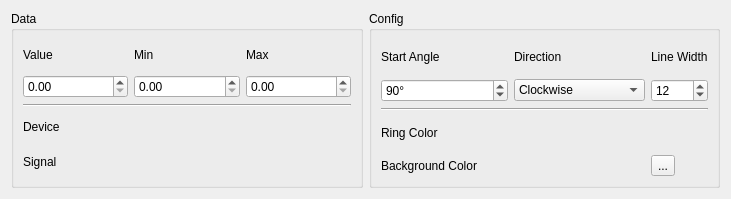
<?xml version="1.0" encoding="UTF-8"?>
<ui version="4.0">
 <class>Form</class>
 <widget class="QWidget" name="Form">
  <property name="geometry">
   <rect>
    <x>0</x>
    <y>0</y>
    <width>731</width>
    <height>199</height>
   </rect>
  </property>
  <property name="windowTitle">
   <string>Form</string>
  </property>
  <layout class="QGridLayout" name="gridLayout">
   <item row="0" column="0">
    <widget class="QGroupBox" name="data_group_box">
     <property name="title">
      <string>Data</string>
     </property>
     <layout class="QGridLayout" name="gridLayout_2">
      <item row="1" column="0">
       <widget class="QDoubleSpinBox" name="value_spin_box"/>
      </item>
      <item row="3" column="1" colspan="2">
       <widget class="DeviceComboBox" name="device_combo_box"/>
      </item>
      <item row="0" column="0">
       <widget class="QLabel" name="value_label">
        <property name="text">
         <string>Value</string>
        </property>
       </widget>
      </item>
      <item row="0" column="1">
       <widget class="QLabel" name="min_label">
        <property name="text">
         <string>Min</string>
        </property>
       </widget>
      </item>
      <item row="0" column="2">
       <widget class="QLabel" name="max_label">
        <property name="text">
         <string>Max</string>
        </property>
       </widget>
      </item>
      <item row="1" column="2">
       <widget class="QDoubleSpinBox" name="max_spin_box"/>
      </item>
      <item row="4" column="0">
       <widget class="QLabel" name="signal_label">
        <property name="text">
         <string>Signal</string>
        </property>
       </widget>
      </item>
      <item row="1" column="1">
       <widget class="QDoubleSpinBox" name="min_spin_box"/>
      </item>
      <item row="4" column="1" colspan="2">
       <widget class="SignalComboBox" name="signal_combo_box"/>
      </item>
      <item row="3" column="0">
       <widget class="QLabel" name="device_label">
        <property name="text">
         <string>Device</string>
        </property>
       </widget>
      </item>
      <item row="2" column="0" colspan="3">
       <widget class="Line" name="data_hor_line">
        <property name="orientation">
         <enum>Qt::Orientation::Horizontal</enum>
        </property>
       </widget>
      </item>
     </layout>
    </widget>
   </item>
   <item row="0" column="1">
    <widget class="QGroupBox" name="config_group_box">
     <property name="title">
      <string>Config</string>
     </property>
     <layout class="QGridLayout" name="gridLayout_3">
      <item row="2" column="0" colspan="3">
       <widget class="Line" name="config_hor_line">
        <property name="orientation">
         <enum>Qt::Orientation::Horizontal</enum>
        </property>
       </widget>
      </item>
      <item row="1" column="0">
       <widget class="QSpinBox" name="start_angle_spin_box">
        <property name="suffix">
         <string>°</string>
        </property>
        <property name="maximum">
         <number>360</number>
        </property>
        <property name="value">
         <number>90</number>
        </property>
       </widget>
      </item>
      <item row="0" column="2">
       <widget class="QLabel" name="line_width_label">
        <property name="text">
         <string>Line Width</string>
        </property>
       </widget>
      </item>
      <item row="1" column="1">
       <widget class="QComboBox" name="direction_combo_box">
        <item>
         <property name="text">
          <string>Clockwise</string>
         </property>
        </item>
        <item>
         <property name="text">
          <string>Counter-clockwise</string>
         </property>
        </item>
       </widget>
      </item>
      <item row="0" column="1">
       <widget class="QLabel" name="direction_label">
        <property name="text">
         <string>Direction</string>
        </property>
       </widget>
      </item>
      <item row="1" column="2">
       <widget class="QSpinBox" name="line_width_spin_box">
        <property name="value">
         <number>12</number>
        </property>
       </widget>
      </item>
      <item row="0" column="0">
       <widget class="QLabel" name="start_angle_label">
        <property name="text">
         <string>Start Angle</string>
        </property>
       </widget>
      </item>
      <item row="5" column="1">
       <widget class="ColorButtonNative" name="background_color_button"/>
      </item>
      <item row="4" column="1">
       <widget class="ColorButtonNative" name="ring_color_button"/>
      </item>
      <item row="5" column="0">
       <widget class="QLabel" name="background_color_label">
        <property name="text">
         <string>Background Color</string>
        </property>
       </widget>
      </item>
      <item row="4" column="0">
       <widget class="QLabel" name="ring_color_label">
        <property name="text">
         <string>Ring Color</string>
        </property>
       </widget>
      </item>
      <item row="5" column="2">
       <widget class="QToolButton" name="color_sync_button">
        <property name="text">
         <string>...</string>
        </property>
       </widget>
      </item>
     </layout>
    </widget>
   </item>
  </layout>
 </widget>
 <customwidgets>
  <customwidget>
   <class>ColorButtonNative</class>
   <extends></extends>
   <header>color_button_native</header>
  </customwidget>
  <customwidget>
   <class>DeviceComboBox</class>
   <extends></extends>
   <header>device_combo_box</header>
  </customwidget>
  <customwidget>
   <class>SignalComboBox</class>
   <extends></extends>
   <header>signal_combo_box</header>
  </customwidget>
 </customwidgets>
 <resources/>
 <connections>
  <connection>
   <sender>device_combo_box</sender>
   <signal>currentTextChanged(QString)</signal>
   <receiver>signal_combo_box</receiver>
   <slot>set_device(QString)</slot>
   <hints>
    <hint type="sourcelabel">
     <x>209</x>
     <y>133</y>
    </hint>
    <hint type="destinationlabel">
     <x>213</x>
     <y>153</y>
    </hint>
   </hints>
  </connection>
  <connection>
   <sender>device_combo_box</sender>
   <signal>device_reset()</signal>
   <receiver>signal_combo_box</receiver>
   <slot>reset_selection()</slot>
   <hints>
    <hint type="sourcelabel">
     <x>248</x>
     <y>135</y>
    </hint>
    <hint type="destinationlabel">
     <x>250</x>
     <y>147</y>
    </hint>
   </hints>
  </connection>
 </connections>
</ui>
